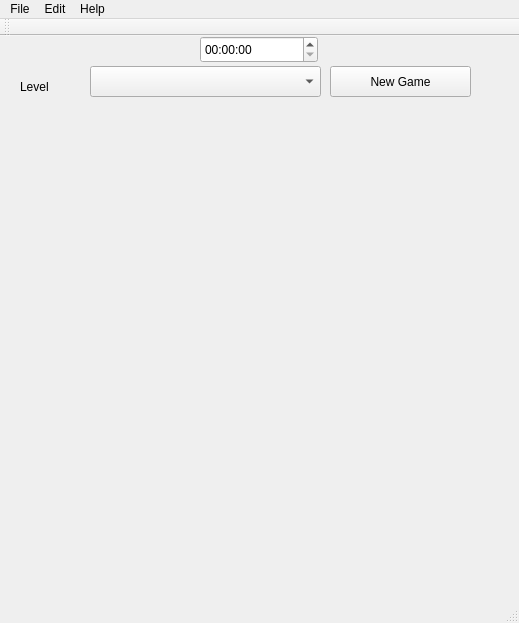
<?xml version="1.0" encoding="UTF-8"?>
<ui version="4.0">
 <class>SudokuWindow</class>
 <widget class="QMainWindow" name="SudokuWindow">
  <property name="geometry">
   <rect>
    <x>0</x>
    <y>0</y>
    <width>519</width>
    <height>623</height>
   </rect>
  </property>
  <property name="windowTitle">
   <string>Sudo Caen</string>
  </property>
  <widget class="QWidget" name="centralWidget">
   <widget class="Displayer" name="displayer" native="true">
    <property name="geometry">
     <rect>
      <x>30</x>
      <y>80</y>
      <width>455</width>
      <height>455</height>
     </rect>
    </property>
   </widget>
   <widget class="QPushButton" name="newGameButton">
    <property name="geometry">
     <rect>
      <x>330</x>
      <y>30</y>
      <width>141</width>
      <height>31</height>
     </rect>
    </property>
    <property name="text">
     <string>New Game</string>
    </property>
   </widget>
   <widget class="QComboBox" name="difficultyComboBox">
    <property name="geometry">
     <rect>
      <x>90</x>
      <y>30</y>
      <width>231</width>
      <height>31</height>
     </rect>
    </property>
   </widget>
   <widget class="QLabel" name="label">
    <property name="geometry">
     <rect>
      <x>20</x>
      <y>40</y>
      <width>67</width>
      <height>21</height>
     </rect>
    </property>
    <property name="text">
     <string>Level</string>
    </property>
   </widget>
   <widget class="QWidget" name="inputWidget" native="true">
    <property name="geometry">
     <rect>
      <x>35</x>
      <y>85</y>
      <width>450</width>
      <height>450</height>
     </rect>
    </property>
   </widget>
   <widget class="QTimeEdit" name="clockTimeEdit">
    <property name="geometry">
     <rect>
      <x>200</x>
      <y>0</y>
      <width>118</width>
      <height>27</height>
     </rect>
    </property>
   </widget>
  </widget>
  <widget class="QMenuBar" name="menuBar">
   <property name="geometry">
    <rect>
     <x>0</x>
     <y>0</y>
     <width>519</width>
     <height>25</height>
    </rect>
   </property>
   <widget class="QMenu" name="menuFile">
    <property name="title">
     <string>File</string>
    </property>
    <addaction name="actionNewGame"/>
    <addaction name="actionQuit"/>
    <addaction name="actionView_Scores"/>
   </widget>
   <widget class="QMenu" name="menuOptions">
    <property name="title">
     <string>Edit</string>
    </property>
    <addaction name="actionUndo"/>
    <addaction name="actionRedo"/>
   </widget>
   <widget class="QMenu" name="menuHelp">
    <property name="title">
     <string>Help</string>
    </property>
    <addaction name="actionControls"/>
   </widget>
   <addaction name="menuFile"/>
   <addaction name="menuOptions"/>
   <addaction name="menuHelp"/>
  </widget>
  <widget class="QToolBar" name="mainToolBar">
   <attribute name="toolBarArea">
    <enum>TopToolBarArea</enum>
   </attribute>
   <attribute name="toolBarBreak">
    <bool>false</bool>
   </attribute>
  </widget>
  <widget class="QStatusBar" name="statusBar"/>
  <action name="actionUndo">
   <property name="text">
    <string>Undo</string>
   </property>
  </action>
  <action name="actionRedo">
   <property name="text">
    <string>Redo</string>
   </property>
  </action>
  <action name="actionControls">
   <property name="text">
    <string>Controls</string>
   </property>
  </action>
  <action name="actionNewGame">
   <property name="text">
    <string>New Game</string>
   </property>
  </action>
  <action name="actionQuit">
   <property name="text">
    <string>Quit</string>
   </property>
  </action>
  <action name="actionView_Scores">
   <property name="text">
    <string>View Scores</string>
   </property>
  </action>
 </widget>
 <layoutdefault spacing="6" margin="11"/>
 <customwidgets>
  <customwidget>
   <class>Displayer</class>
   <extends>QWidget</extends>
   <header>displayer.h</header>
   <container>1</container>
  </customwidget>
 </customwidgets>
 <resources/>
 <connections/>
</ui>
